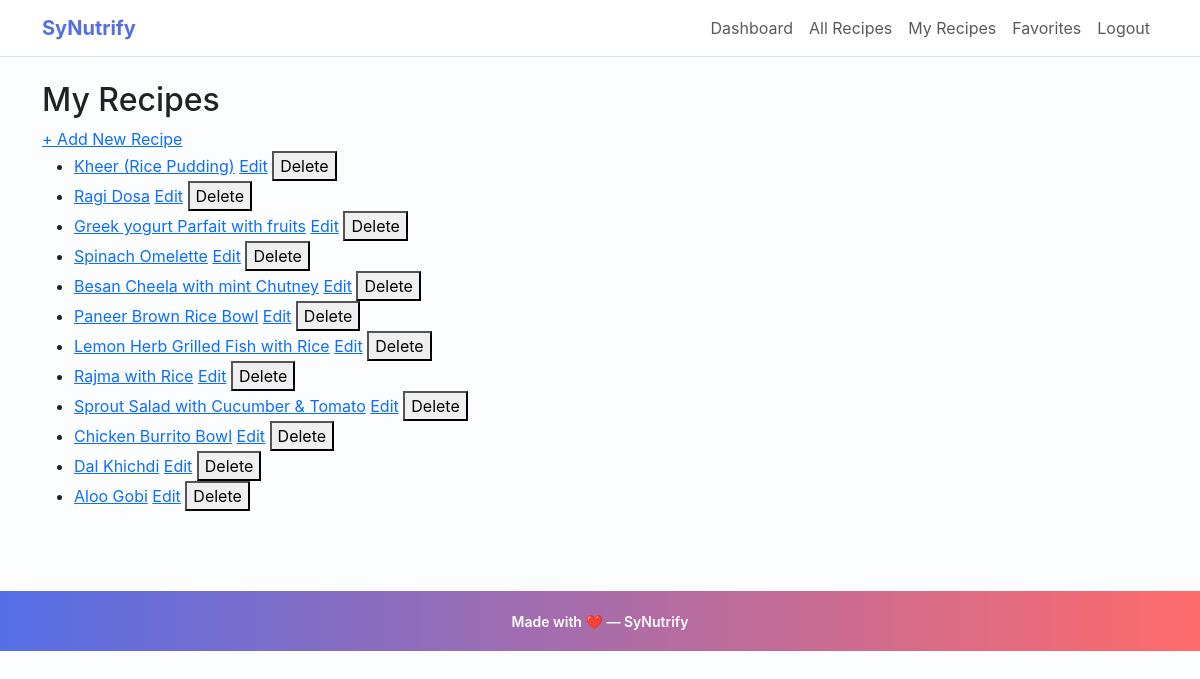
The app's page /my_recipes (signed in) with its own data.
### app.py (models this page shows)
class Recipe(db.Model):
    id = db.Column(db.Integer, primary_key=True)
    title = db.Column(db.String(150), nullable=False)
    image_url = db.Column(db.String(300))        # New: for recipe image
    ingredients = db.Column(db.Text, nullable=False)
    calories = db.Column(db.Float)
    proteins = db.Column(db.Float)
    fats = db.Column(db.Float)
    carbs = db.Column(db.Float)
    fibers = db.Column(db.Float)
    instructions = db.Column(db.Text, nullable=False)
    youtube_url = db.Column(db.String(300))
    user_id = db.Column(db.Integer, db.ForeignKey("user.id"), nullable=False)
    ratings = db.relationship("Rating", backref="recipe", lazy=True ,cascade="all, delete-orphan")
    comments = db.relationship("Comment", backref="recipe", lazy=True , cascade="all, delete-orphan")

### app.py (the view)
@app.route("/my_recipes")
@login_required
def my_recipes():
    user_recipes = Recipe.query.filter_by(user_id=current_user.id).all()
    return render_template("my_recipes.html", recipes=user_recipes)

### app.py (called while the page is built)
@app.context_processor
def inject_csrf_token():
    return dict(csrf_token=generate_csrf)

@login_manager.user_loader
def load_user(user_id):
    return User.query.get(int(user_id))

### templates/my_recipes.html (shortened to what this page needs)
{% extends "base.html" %}
{% block content %}
<h2>My Recipes</h2>
<a href="{{ url_for('add_recipe') }}">+ Add New Recipe</a>
<ul>
    {% for r in recipes %}
    <li>
        <a href="{{ url_for('recipe_detail', recipe_id=r.id) }}">{{ r.title }}</a>
        <a href="{{ url_for('edit_recipe', recipe_id=r.id) }}">Edit</a>
        <form action="{{ url_for('delete_recipe', recipe_id=r.id) }}" method="POST" style="display:inline" onsubmit="return confirm('Are you sure you want to delete this recipe?');">
            <button type="submit">Delete</button>
        </form>
    </li>
    {% else %}
    <li>You have not added any recipes yet.</li>
    {% endfor %}
</ul>
{% endblock %}

### static/css/style.css (style rules this page uses)
body { background-color: #f7f8fb; color: #333; }
:root { --primary:#ff6b6b; --accent:#556ee6; --muted:#6c757d; --card-bg:#ffffff; --page-bg:#fcfdff; }
body { background-color: var(--page-bg); color: #222; font-family: Inter, system-ui, -apple-system, 'Segoe UI', Roboto, 'Helvetica Neue', Arial; }

### records on screen
Recipe: title "Kheer (Rice Pudding)"
Recipe: title "Ragi Dosa"
Recipe: title "Greek yogurt Parfait with fruits"
Recipe: title "Spinach Omelette"
Recipe: title "Besan Cheela with mint Chutney"
Recipe: title "Paneer Brown Rice Bowl"
Recipe: title "Lemon Herb Grilled Fish with Rice"
Recipe: title "Rajma with Rice"
Recipe: title "Sprout Salad with Cucumber & Tomato"
Recipe: title "Chicken Burrito Bowl"
Recipe: title "Dal Khichdi"
Recipe: title "Aloo Gobi"
